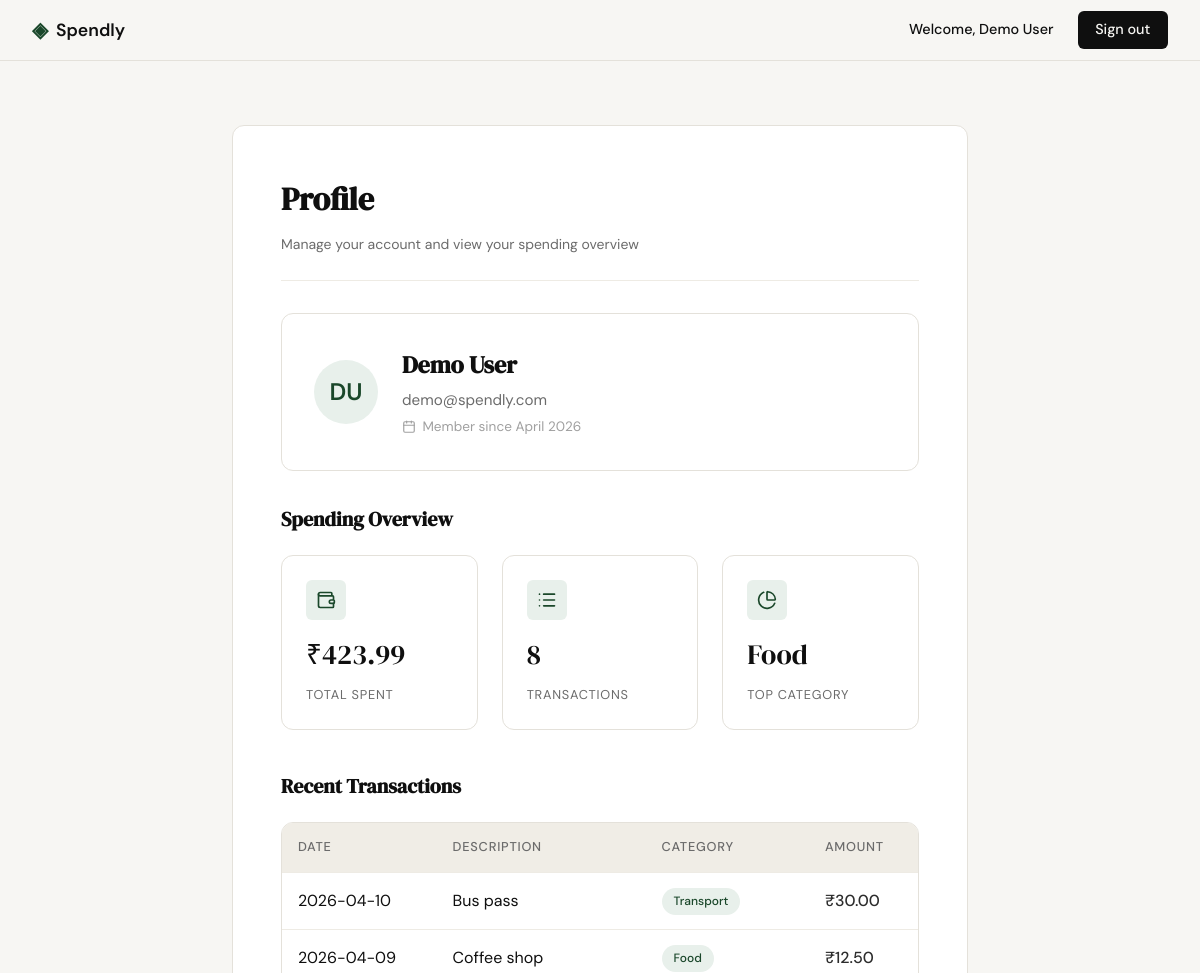
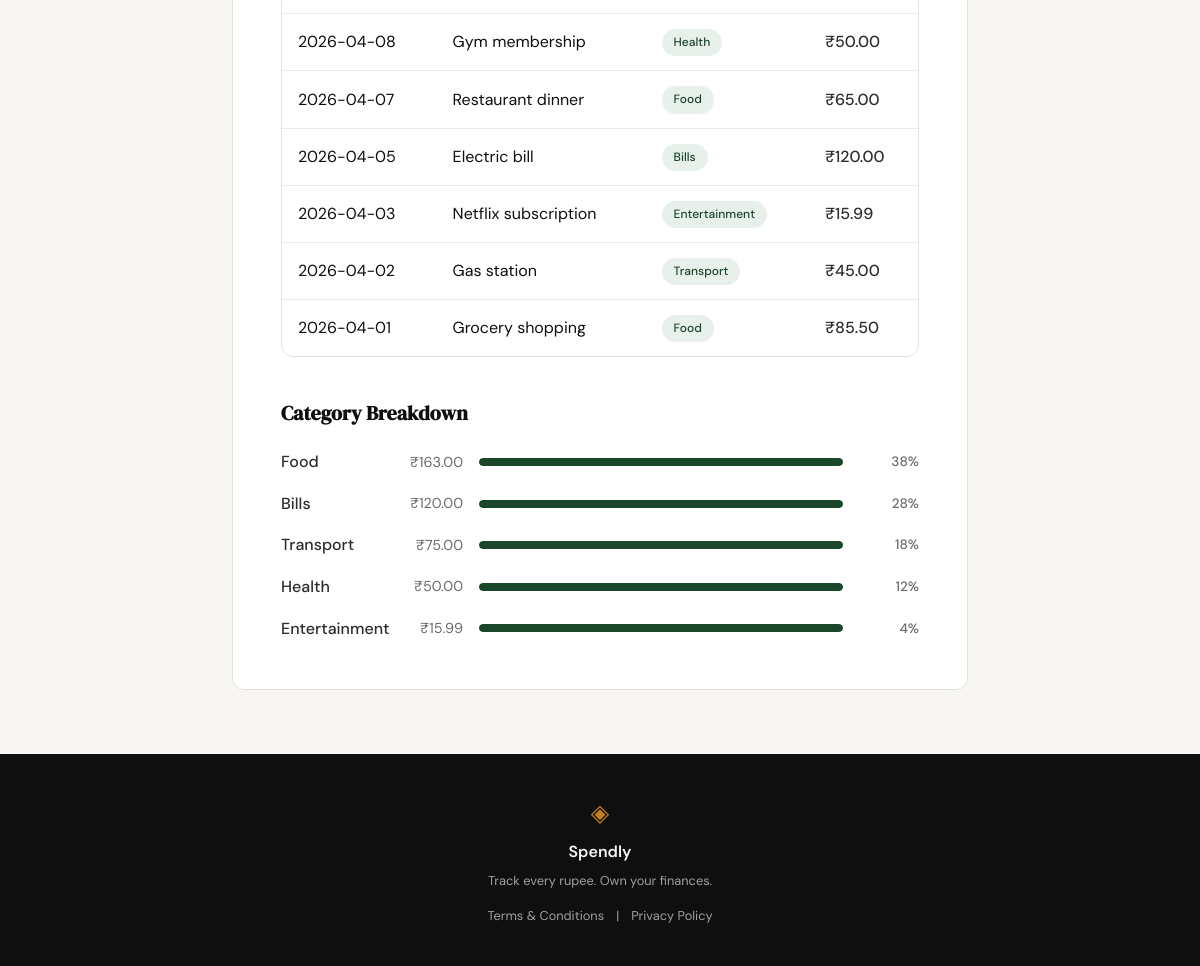
Screenshot of /profile (signed in) with the database file from the repository (2 pictures, top to bottom).
### tables this page shows
CREATE TABLE users (
            id INTEGER PRIMARY KEY AUTOINCREMENT,
            name TEXT NOT NULL,
            email TEXT NOT NULL UNIQUE,
            password_hash TEXT NOT NULL,
            created_at TIMESTAMP DEFAULT CURRENT_TIMESTAMP
        );

CREATE TABLE expenses (
            id INTEGER PRIMARY KEY AUTOINCREMENT,
            user_id INTEGER NOT NULL,
            amount REAL NOT NULL,
            category TEXT NOT NULL,
            date TEXT NOT NULL,
            description TEXT,
            created_at TIMESTAMP DEFAULT CURRENT_TIMESTAMP,
            FOREIGN KEY (user_id) REFERENCES users (id) ON DELETE CASCADE
        );

### app.py (the view)
@app.route("/profile")
def profile():
    if not session.get("user_id"):
        return redirect(url_for("login"))
    user_id = session["user_id"]
    user = get_user_profile(user_id)
    stats = get_summary_stats(user_id)
    transactions = get_recent_transactions(user_id)
    categories = get_category_breakdown(user_id)
    return render_template("profile.html",
                          user=user,
                          stats=stats,
                          transactions=transactions,
                          categories=categories)

### app.py (called while the page is built)
@app.context_processor
def inject_user():
    user_id = session.get("user_id")
    if user_id:
        user = get_user_by_id(user_id)
        if user:
            return {"current_user": user}
    return {"current_user": None}

### database/db.py (called while the page is built)
def get_user_profile(user_id):
    conn = sqlite3.connect(DATABASE)
    conn.row_factory = sqlite3.Row
    cursor = conn.cursor()
    cursor.execute("""
        SELECT id, name, email, created_at FROM users WHERE id = ?
    """, (user_id,))
    row = cursor.fetchone()
    conn.close()
    if row:
        user_dict = dict(row)
        from datetime import datetime
        created_at = user_dict.get("created_at")
        if created_at:
            try:
                dt = datetime.strptime(created_at, "%Y-%m-%d %H:%M:%S")
                user_dict["member_since"] = dt.strftime("%B %Y")
            except ValueError:
                user_dict["member_since"] = "Unknown"
        else:
            user_dict["member_since"] = "Unknown"
        return user_dict
    return None

def get_user_by_id(user_id):
    conn = sqlite3.connect(DATABASE)
    conn.row_factory = sqlite3.Row
    cursor = conn.cursor()
    cursor.execute("""
        SELECT id, name, email FROM users WHERE id = ?
    """, (user_id,))
    row = cursor.fetchone()
    conn.close()
    if row:
        return dict(row)
    return None

def get_recent_transactions(user_id, limit=10):
    conn = sqlite3.connect(DATABASE)
    conn.row_factory = sqlite3.Row
    cursor = conn.cursor()
    cursor.execute("""
        SELECT date, description, category, amount
        FROM expenses
        WHERE user_id = ?
        ORDER BY date DESC
        LIMIT ?
    """, (user_id, limit))
    rows = cursor.fetchall()
    conn.close()
    return [dict(row) for row in rows]

### templates/profile.html (shortened to what this page needs)
{% extends "base.html" %}
{% block content %}
<section class="terms-section">
    <div class="terms-container">
        <h1 class="terms-heading">Profile</h1>
        <p class="terms-intro">Manage your account and view your spending overview</p>
        <div class="profile-user-card">
            <div class="profile-avatar">
                {{ user.name[0] }}{{ user.name.split()[-1][0] if ' ' in user.name else user.name[1] }}
            </div>
            <div class="profile-user-info">
                <h2 class="profile-user-name">{{ user.name }}</h2>
                <p class="profile-user-email">{{ user.email }}</p>
                <p class="profile-user-since">
                    <i data-lucide="calendar" class="icon-sm"></i>
                    Member since {{ user.member_since }}
                </p>
            </div>
        </div>
        <h2 class="profile-section-title">Spending Overview</h2>
        <div class="profile-stats">
            <div class="profile-stat-card">
                <div class="profile-stat-icon">
                    <i data-lucide="wallet"></i>
                </div>
                <div class="profile-stat-value">₹{{ "%.2f"|format(stats.total_spent) }}</div>
                <div class="profile-stat-label">Total Spent</div>
            </div>
            <div class="profile-stat-card">
                <div class="profile-stat-icon">
                    <i data-lucide="list"></i>
                </div>
                <div class="profile-stat-value">{{ stats.transaction_count }}</div>
                <div class="profile-stat-label">Transactions</div>
            </div>
            <div class="profile-stat-card">
                <div class="profile-stat-icon">
                    <i data-lucide="pie-chart"></i>
                </div>
                <div class="profile-stat-value">{{ stats.top_category }}</div>
                <div class="profile-stat-label">Top Category</div>
            </div>
        </div>
        <h2 class="profile-section-title">Recent Transactions</h2>
        <div class="profile-table-container">
            <table class="profile-table">
                <thead>
                    <tr>
                        <th>Date</th>
                        <th>Description</th>
                        <th>Category</th>
                        <th class="text-right">Amount</th>
                    </tr>
                </thead>
                <tbody>
                    {% for transaction in transactions %}
                    <tr>
                        <td>{{ transaction.date }}</td>
                        <td>{{ transaction.description }}</td>
                        <td>
                            <span class="profile-category-badge">{{ transaction.category }}</span>
                        </td>
                        <td class="profile-table-amount">₹{{ "%.2f"|format(transaction.amount) }}</td>
                    </tr>
                    {% endfor %}
                </tbody>
            </table>
        </div>
        <h2 class="profile-section-title">Category Breakdown</h2>
        <div class="profile-categories">
            {% for category in categories %}
            <div class="profile-category-row">
                <div class="profile-category-info">
                    <span class="profile-category-name">{{ category.name }}</span>
                    <span class="profile-category-amount">₹{{ "%.2f"|format(category.total) }}</span>
                </div>
                <div class="profile-category-bar-track">
                    <div class="profile-category-bar" :style="{ width: category.percentage + '%' }"></div>
                </div>
                <div class="profile-category-percent">{{ category.percentage }}%</div>
            </div>
            {% endfor %}
        </div>
    </div>
</section>
{% endblock %}

### templates/base.html (shortened to what this page needs)
<!DOCTYPE html>
<html lang="en">
<head>
    <link rel="stylesheet" href="{{ url_for('static', filename='css/style.css') }}">
</head>
<body>
    <nav class="navbar">
        <div class="nav-inner">
            <a href="{{ url_for('landing') }}" class="nav-brand">
                <span class="brand-icon">◈</span>
                <span class="brand-name">Spendly</span>
            </a>
            <div class="nav-links">
                {% if current_user %}
                    <span class="nav-user">Welcome, {{ current_user.name }}</span>
                    <a href="{{ url_for('logout') }}" class="nav-cta">Sign out</a>
                {% else %}
                    <a href="{{ url_for('login') }}">Sign in</a>
                    <a href="{{ url_for('register') }}" class="nav-cta">Get started</a>
                {% endif %}
            </div>
        </div>
    </nav>
    <main class="main-content">
        {% block content %}{% endblock %}
    </main>
    <footer class="footer">
        <div class="footer-inner">
            <span class="brand-icon">◈</span>
            <span class="footer-name">Spendly</span>
            <p class="footer-copy">Track every rupee. Own your finances.</p>
            <div class="footer-links">
                <a href="{{ url_for('terms_and_conditions') }}" class="footer-link">Terms & Conditions</a>
                <span class="footer-separator">|</span>
                <a href="{{ url_for('privacy_policy') }}" class="footer-link">Privacy Policy</a>
            </div>
        </div>
    </footer>
</body>
</html>

### rows the page displays
users: name "Demo User", name "D", name "U", email "demo@spendly.com"
expenses: amount "30.00"
expenses: amount "12.50"
expenses: amount "50.00", name "Health", total "50.00", percentage "12"
expenses: amount "65.00"
expenses: amount "120.00", name "Bills", total "120.00", percentage "28"
expenses: amount "15.99", name "Entertainment", total "15.99", percentage "4"
expenses: amount "45.00"
expenses: amount "85.50"

### other values shown
{{ user.member_since }} "April 2026"
{{ "%.2f"|format(stats.total_spent) }} "423.99"
{{ stats.transaction_count }} "8"
{{ stats.top_category }} "Food"
{{ category.name }} "Food" "Transport"
{{ "%.2f"|format(category.total) }} "163.00" "75.00"
{{ category.percentage }} "38" "18"
